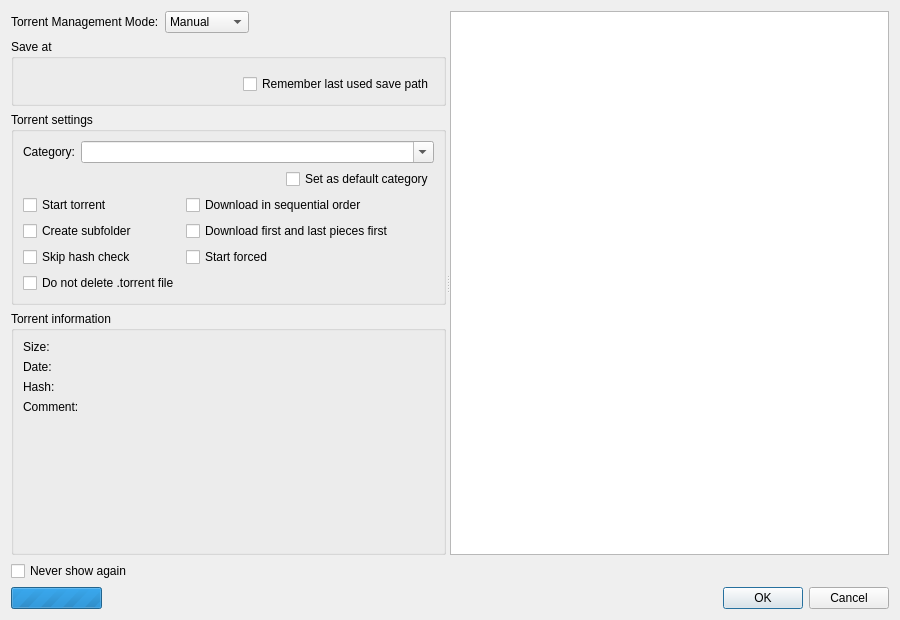
<?xml version="1.0" encoding="UTF-8"?>
<ui version="4.0">
 <class>AddNewTorrentDialog</class>
 <widget class="QDialog" name="AddNewTorrentDialog">
  <property name="geometry">
   <rect>
    <x>0</x>
    <y>0</y>
    <width>900</width>
    <height>620</height>
   </rect>
  </property>
  <layout class="QVBoxLayout" name="AddNewTorrentDialogLayout">
   <item>
    <widget class="QSplitter" name="splitter">
     <property name="orientation">
      <enum>Qt::Horizontal</enum>
     </property>
     <property name="childrenCollapsible">
      <bool>false</bool>
     </property>
     <widget class="QFrame" name="torrentoptionsFrame">
      <layout class="QVBoxLayout" name="mainlayout_addui">
       <property name="leftMargin">
        <number>0</number>
       </property>
       <property name="topMargin">
        <number>0</number>
       </property>
       <property name="rightMargin">
        <number>0</number>
       </property>
       <property name="bottomMargin">
        <number>0</number>
       </property>
       <item>
        <layout class="QHBoxLayout" name="managementLayout">
         <item>
          <widget class="QLabel" name="labelTorrentManagementMode">
           <property name="text">
            <string>Torrent Management Mode:</string>
           </property>
          </widget>
         </item>
         <item>
          <widget class="QComboBox" name="comboTTM">
           <property name="toolTip">
            <string>Automatic mode means that various torrent properties(eg save path) will be decided by the associated category</string>
           </property>
           <item>
            <property name="text">
             <string>Manual</string>
            </property>
           </item>
           <item>
            <property name="text">
             <string>Automatic</string>
            </property>
           </item>
          </widget>
         </item>
         <item>
          <spacer name="horizontalSpacer">
           <property name="orientation">
            <enum>Qt::Horizontal</enum>
           </property>
           <property name="sizeHint" stdset="0">
            <size>
             <width>20</width>
             <height>20</height>
            </size>
           </property>
          </spacer>
         </item>
        </layout>
       </item>
       <item>
        <widget class="QGroupBox" name="groupBoxSavePath">
         <property name="title">
          <string>Save at</string>
         </property>
         <layout class="QVBoxLayout" name="verticalLayout">
          <item>
           <widget class="FileSystemPathComboEdit" name="savePath" native="true"/>
          </item>
          <item alignment="Qt::AlignRight">
           <widget class="QCheckBox" name="checkBoxRememberLastSavePath">
            <property name="text">
             <string>Remember last used save path</string>
            </property>
           </widget>
          </item>
         </layout>
        </widget>
       </item>
       <item>
        <widget class="QGroupBox" name="groupBoxSettings">
         <property name="title">
          <string>Torrent settings</string>
         </property>
         <layout class="QVBoxLayout" name="verticalLayout_3">
          <item>
           <layout class="QHBoxLayout" name="categoryLayout">
            <item>
             <widget class="QLabel" name="labelCategory">
              <property name="text">
               <string>Category:</string>
              </property>
             </widget>
            </item>
            <item>
             <widget class="QComboBox" name="categoryComboBox">
              <property name="sizePolicy">
               <sizepolicy hsizetype="Expanding" vsizetype="Fixed">
                <horstretch>0</horstretch>
                <verstretch>0</verstretch>
               </sizepolicy>
              </property>
              <property name="editable">
               <bool>true</bool>
              </property>
              <property name="insertPolicy">
               <enum>QComboBox::InsertAtTop</enum>
              </property>
             </widget>
            </item>
           </layout>
          </item>
          <item alignment="Qt::AlignRight">
           <widget class="QCheckBox" name="defaultCategoryCheckbox">
            <property name="text">
             <string>Set as default category</string>
            </property>
           </widget>
          </item>
          <item>
           <layout class="QGridLayout" name="gridLayout">
            <item row="3" column="0">
             <widget class="QCheckBox" name="doNotDeleteTorrentCheckBox">
              <property name="toolTip">
               <string>When checked, the .torrent file will not be deleted despite the settings at the &quot;Download&quot; page of the options dialog</string>
              </property>
              <property name="text">
               <string>Do not delete .torrent file</string>
              </property>
             </widget>
            </item>
            <item row="1" column="1">
             <widget class="QCheckBox" name="firstLastCheckBox">
              <property name="text">
               <string>Download first and last pieces first</string>
              </property>
             </widget>
            </item>
            <item row="2" column="0">
             <widget class="QCheckBox" name="skipCheckingCheckBox">
              <property name="text">
               <string>Skip hash check</string>
              </property>
             </widget>
            </item>
            <item row="2" column="1">
             <widget class="QCheckBox" name="startForcedCheckBox">
              <property name="text">
               <string>Start forced</string>
              </property>
             </widget>
            </item>
            <item row="0" column="1">
             <widget class="QCheckBox" name="sequentialCheckBox">
              <property name="text">
               <string>Download in sequential order</string>
              </property>
             </widget>
            </item>
            <item row="1" column="0">
             <widget class="QCheckBox" name="createSubfolderCheckBox">
              <property name="text">
               <string>Create subfolder</string>
              </property>
             </widget>
            </item>
            <item row="0" column="0">
             <widget class="QCheckBox" name="startTorrentCheckBox">
              <property name="text">
               <string>Start torrent</string>
              </property>
             </widget>
            </item>
            <item row="0" column="2">
             <spacer name="horizontalSpacer_3">
              <property name="orientation">
               <enum>Qt::Horizontal</enum>
              </property>
              <property name="sizeHint" stdset="0">
               <size>
                <width>40</width>
                <height>20</height>
               </size>
              </property>
             </spacer>
            </item>
           </layout>
          </item>
         </layout>
        </widget>
       </item>
       <item>
        <widget class="QGroupBox" name="infoGroup">
         <property name="sizePolicy">
          <sizepolicy hsizetype="Preferred" vsizetype="Expanding">
           <horstretch>0</horstretch>
           <verstretch>0</verstretch>
          </sizepolicy>
         </property>
         <property name="title">
          <string>Torrent information</string>
         </property>
         <layout class="QGridLayout" name="gridLayout_2">
          <item row="1" column="0">
           <widget class="QLabel" name="labelDate">
            <property name="text">
             <string>Date:</string>
            </property>
           </widget>
          </item>
          <item row="0" column="1">
           <widget class="QLabel" name="labelSizeData"/>
          </item>
          <item row="1" column="1">
           <widget class="QLabel" name="labelDateData"/>
          </item>
          <item row="0" column="0">
           <widget class="QLabel" name="labelSize">
            <property name="text">
             <string>Size:</string>
            </property>
           </widget>
          </item>
          <item row="2" column="1">
           <widget class="QLabel" name="labelHashData">
            <property name="textFormat">
             <enum>Qt::PlainText</enum>
            </property>
            <property name="textInteractionFlags">
             <set>Qt::TextSelectableByMouse</set>
            </property>
           </widget>
          </item>
          <item row="3" column="1">
           <widget class="QScrollArea" name="scrollArea">
            <property name="styleSheet">
             <string notr="true">background-color: rgba(0, 0, 0, 0);</string>
            </property>
            <property name="frameShape">
             <enum>QFrame::NoFrame</enum>
            </property>
            <property name="widgetResizable">
             <bool>true</bool>
            </property>
            <widget class="QWidget" name="scrollAreaWidgetContents">
             <property name="geometry">
              <rect>
               <x>0</x>
               <y>0</y>
               <width>421</width>
               <height>68</height>
              </rect>
             </property>
             <layout class="QVBoxLayout" name="verticalLayout_2">
              <property name="leftMargin">
               <number>0</number>
              </property>
              <property name="topMargin">
               <number>0</number>
              </property>
              <property name="rightMargin">
               <number>0</number>
              </property>
              <property name="bottomMargin">
               <number>0</number>
              </property>
              <item>
               <widget class="QLabel" name="labelCommentData">
                <property name="textFormat">
                 <enum>Qt::RichText</enum>
                </property>
                <property name="alignment">
                 <set>Qt::AlignLeading|Qt::AlignLeft|Qt::AlignTop</set>
                </property>
                <property name="wordWrap">
                 <bool>true</bool>
                </property>
                <property name="openExternalLinks">
                 <bool>true</bool>
                </property>
                <property name="textInteractionFlags">
                 <set>Qt::TextBrowserInteraction</set>
                </property>
               </widget>
              </item>
             </layout>
            </widget>
           </widget>
          </item>
          <item row="2" column="0">
           <widget class="QLabel" name="labelHash">
            <property name="text">
             <string>Hash:</string>
            </property>
           </widget>
          </item>
          <item row="3" column="0">
           <widget class="QLabel" name="labelComment">
            <property name="text">
             <string>Comment:</string>
            </property>
            <property name="alignment">
             <set>Qt::AlignLeading|Qt::AlignLeft|Qt::AlignTop</set>
            </property>
           </widget>
          </item>
         </layout>
        </widget>
       </item>
      </layout>
     </widget>
     <widget class="TorrentContentTreeView" name="contentTreeView">
      <property name="sizePolicy">
       <sizepolicy hsizetype="Expanding" vsizetype="Expanding">
        <horstretch>1</horstretch>
        <verstretch>0</verstretch>
       </sizepolicy>
      </property>
      <property name="contextMenuPolicy">
       <enum>Qt::CustomContextMenu</enum>
      </property>
      <property name="selectionMode">
       <enum>QAbstractItemView::ExtendedSelection</enum>
      </property>
      <property name="sortingEnabled">
       <bool>true</bool>
      </property>
     </widget>
    </widget>
   </item>
   <item>
    <layout class="QHBoxLayout" name="buttonsHLayout">
     <item>
      <widget class="QCheckBox" name="checkBoxNeverShow">
       <property name="text">
        <string>Never show again</string>
       </property>
      </widget>
     </item>
     <item>
      <spacer name="horizontalSpacer_2">
       <property name="orientation">
        <enum>Qt::Horizontal</enum>
       </property>
       <property name="sizeHint" stdset="0">
        <size>
         <width>40</width>
         <height>20</height>
        </size>
       </property>
      </spacer>
     </item>
    </layout>
   </item>
   <item>
    <layout class="QHBoxLayout" name="horizontalLayout">
     <item>
      <widget class="QProgressBar" name="progMetaLoading">
       <property name="sizePolicy">
        <sizepolicy hsizetype="Minimum" vsizetype="Fixed">
         <horstretch>0</horstretch>
         <verstretch>0</verstretch>
        </sizepolicy>
       </property>
       <property name="maximum">
        <number>0</number>
       </property>
       <property name="value">
        <number>-1</number>
       </property>
       <property name="textVisible">
        <bool>false</bool>
       </property>
      </widget>
     </item>
     <item>
      <widget class="QLabel" name="lblMetaLoading">
       <property name="sizePolicy">
        <sizepolicy hsizetype="Preferred" vsizetype="Fixed">
         <horstretch>0</horstretch>
         <verstretch>0</verstretch>
        </sizepolicy>
       </property>
      </widget>
     </item>
     <item>
      <widget class="QDialogButtonBox" name="buttonBox">
       <property name="standardButtons">
        <set>QDialogButtonBox::Cancel|QDialogButtonBox::Ok</set>
       </property>
      </widget>
     </item>
    </layout>
   </item>
  </layout>
  <action name="actionNormal">
   <property name="text">
    <string>Normal</string>
   </property>
  </action>
  <action name="actionHigh">
   <property name="text">
    <string>High</string>
   </property>
  </action>
  <action name="actionMaximum">
   <property name="text">
    <string>Maximum</string>
   </property>
  </action>
  <action name="actionNotDownloaded">
   <property name="text">
    <string>Do not download</string>
   </property>
  </action>
 </widget>
 <customwidgets>
  <customwidget>
   <class>TorrentContentTreeView</class>
   <extends>QTreeView</extends>
   <header>torrentcontenttreeview.h</header>
  </customwidget>
  <customwidget>
   <class>FileSystemPathComboEdit</class>
   <extends>QWidget</extends>
   <header>fspathedit.h</header>
   <container>1</container>
  </customwidget>
 </customwidgets>
 <resources/>
 <connections>
  <connection>
   <sender>buttonBox</sender>
   <signal>accepted()</signal>
   <receiver>AddNewTorrentDialog</receiver>
   <slot>accept()</slot>
   <hints>
    <hint type="sourcelabel">
     <x>928</x>
     <y>855</y>
    </hint>
    <hint type="destinationlabel">
     <x>157</x>
     <y>274</y>
    </hint>
   </hints>
  </connection>
  <connection>
   <sender>buttonBox</sender>
   <signal>rejected()</signal>
   <receiver>AddNewTorrentDialog</receiver>
   <slot>reject()</slot>
   <hints>
    <hint type="sourcelabel">
     <x>928</x>
     <y>855</y>
    </hint>
    <hint type="destinationlabel">
     <x>286</x>
     <y>274</y>
    </hint>
   </hints>
  </connection>
  <connection>
   <sender>comboTTM</sender>
   <signal>currentIndexChanged(int)</signal>
   <receiver>AddNewTorrentDialog</receiver>
   <slot>TMMChanged(int)</slot>
   <hints>
    <hint type="sourcelabel">
     <x>250</x>
     <y>53</y>
    </hint>
    <hint type="destinationlabel">
     <x>467</x>
     <y>249</y>
    </hint>
   </hints>
  </connection>
  <connection>
   <sender>categoryComboBox</sender>
   <signal>currentIndexChanged(int)</signal>
   <receiver>AddNewTorrentDialog</receiver>
   <slot>categoryChanged(int)</slot>
   <hints>
    <hint type="sourcelabel">
     <x>266</x>
     <y>231</y>
    </hint>
    <hint type="destinationlabel">
     <x>467</x>
     <y>249</y>
    </hint>
   </hints>
  </connection>
 </connections>
 <slots>
  <slot>savingModeChanged(bool)</slot>
  <slot>categoryChanged(int)</slot>
  <slot>TMMChanged(int)</slot>
 </slots>
</ui>
